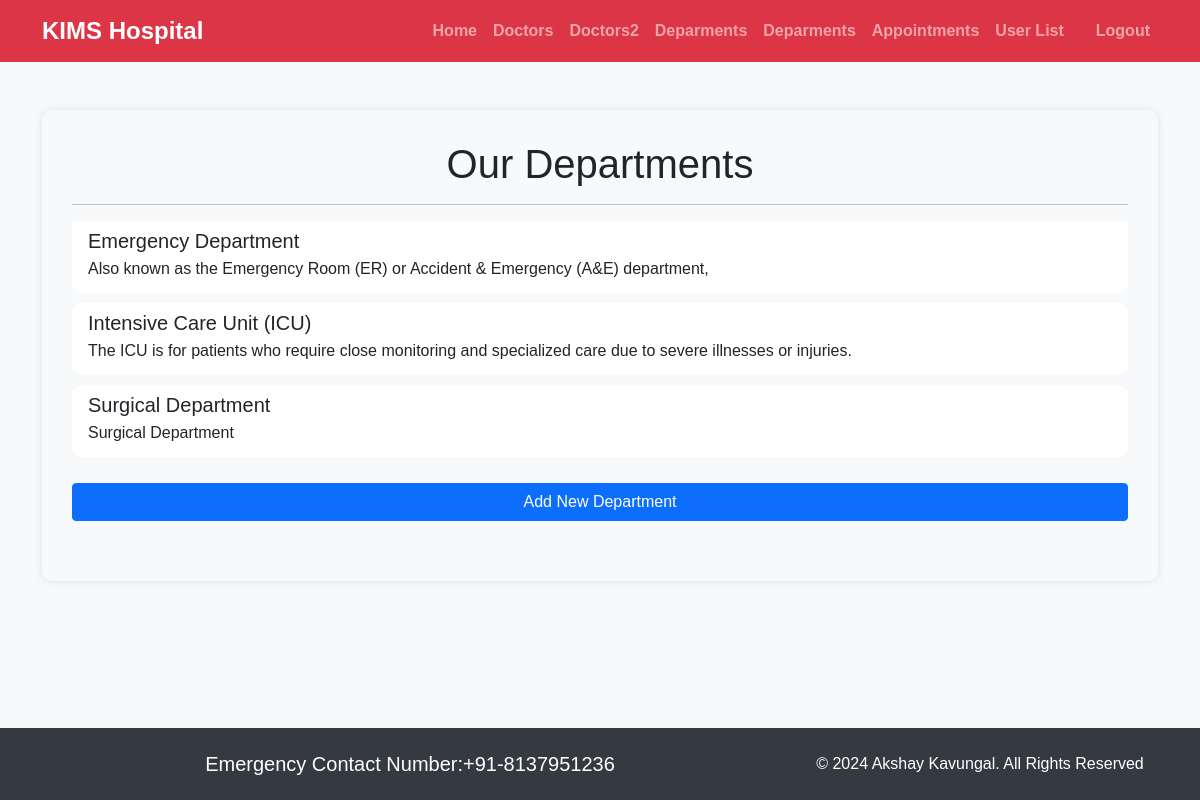
Screenshot of /departments_list/ with the database file from the repository.
### customer/models.py (models this page shows, shortened)
class Departments(models.Model):
    dep_name = models.CharField(max_length=100)
    dep_description = models.CharField(max_length=100)

### admin1/views.py (the view)
# urls.py: path('departments_list/', views.departments_list.as_view(), name='departments_list'),
class departments_list(ListView):
    template_name ='admintemplate/departments_list.html'
    model=Departments
    context_object_name='dept'

### templates/admintemplate/departments_list.html (shortened to what this page needs)
{% extends 'admintemplate/base.html' %}
{% block content %}
<div class="container profile-container">
    <h1 class="text-center">Our Departments</h1>
    <hr>
    <div class="list-group">
        {% for d in dept %}
        <a href="#" class="list-group-item list-group-item-action">
            <div class="d-flex w-100 justify-content-between">
                <h5 class="mb-1">{{ d.dep_name }}</h5>
            </div>
            <p class="mb-1">{{ d.dep_description }}</p>
        </a>
        {% empty %}
        <div class="list-group-item">
            No departments available.
        </div>
        {% endfor %}
        <a href="{% url 'add_departments' %}" class="btn btn-primary mt-3">Add New Department</a>
    </div>
</div>
{% endblock %}

### static/css/profile.css (style rules this page uses)
.profile-container { background-color: #f8f9fa; padding: 30px; border-radius: 10px; box-shadow: 0 0 10px rgba(0, 0, 0, 0.1); margin: 0 auto; }

### static/css/appo_list.css (style rules this page uses)
.list-group { margin-bottom: 30px; }
.list-group-item { border: none; border-radius: 10px; margin-bottom: 10px; }
.list-group-item h5 { margin-bottom: 5px; }
.list-group-item p { margin-bottom: 5px; }

### templates/admintemplate/base.html (style rules this page uses)
body { background-color: #f8f9fa; font-family: Arial, sans-serif; display: flex; flex-direction: column; min-height: 100vh; }

### rows the page displays
Departments: dep_name "Emergency Department", dep_description "Also known as the Emergency Room (ER) or Accident & Emergency (A&E) department,"
Departments: dep_name "Intensive Care Unit (ICU)", dep_description "The ICU is for patients who require close monitoring and specialized care due to severe illnesses or injuries."
Departments: dep_name "Surgical Department", dep_description "Surgical Department"
